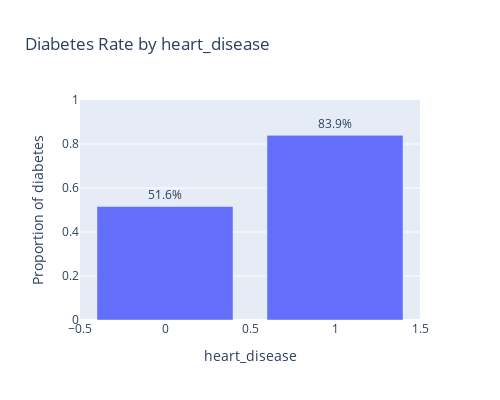
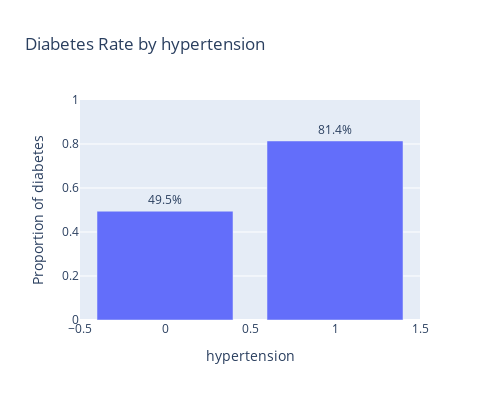

Write notebook code for charts like these, in order.
### Markdown cell above
* Visualising the binary numeric variables hypertension, heart_disease against the target variable diabetes using count plots to visualize their distributions across the two classes of the target variable.

    <!-- -  From the plots we can see that:
        - Hypertension: A higher proportion of individuals with diabetes have hypertension compared to those without diabetes. This suggests a potential association between diabetes and hypertension.
        - Heart Disease: Similarly, a higher proportion of individuals with diabetes have heart disease compared to those without diabetes. This indicates a potential link between diabetes and heart disease. -->

### Code cell
# inspecting the heart disease and hypertension columns against the target variable diabetes as proportions

binary_cols = ['heart_disease', 'hypertension'] 
target_col = 'diabetes' 

for col in binary_cols:
    df_prop = df.groupby(col)[target_col].mean().reset_index()

    # Convert mean (e.g. 0.4) to percentage (e.g. 40)
    df_prop['percentage'] = (df_prop[target_col] * 100).round(1)

    
    fig = px.bar(df_prop, x=col, y=target_col,
                 text='percentage',title=f'Diabetes Rate by {col}',
                 labels={target_col: 'Proportion of diabetes', col: col})
    
    fig.update_layout(width=500, height=400,yaxis=dict(range=[0, 1]))     

    # Position text above the bars
    fig.update_traces(texttemplate='%{text}%', textposition='outside')
    fig.show()

### Figure 1 — Plotly figure (JSON) as saved in the notebook; plotly's stock layout.template omitted (floating-point values rounded to 4 significant figures)
{"data": [{"alignmentgroup": "True", "hovertemplate": "heart_disease=%{x}<br>Proportion of diabetes=%{y}<br>percentage=%{text}<extra></extra>", "legendgroup": "", "marker": {"color": "#636efa", "pattern": {"shape": ""}}, "name": "", "offsetgroup": "", "orientation": "v", "showlegend": false, "text": [51.6, 83.9], "textposition": "outside", "texttemplate": "%{text}%", "type": "bar", "x": [0, 1], "xaxis": "x", "y": [0.5161, 0.8393], "yaxis": "y"}], "layout": {"barmode": "relative", "height": 400, "legend": {"tracegroupgap": 0}, "title": {"text": "Diabetes Rate by heart_disease"}, "width": 500, "xaxis": {"anchor": "y", "domain": [0, 1], "title": {"text": "heart_disease"}}, "yaxis": {"anchor": "x", "domain": [0, 1], "range": [0, 1], "title": {"text": "Proportion of diabetes"}}}}

### Figure 2 — Plotly figure (JSON) as saved in the notebook; plotly's stock layout.template omitted (floating-point values rounded to 4 significant figures)
{"data": [{"alignmentgroup": "True", "hovertemplate": "hypertension=%{x}<br>Proportion of diabetes=%{y}<br>percentage=%{text}<extra></extra>", "legendgroup": "", "marker": {"color": "#636efa", "pattern": {"shape": ""}}, "name": "", "offsetgroup": "", "orientation": "v", "showlegend": false, "text": [49.5, 81.4], "textposition": "outside", "texttemplate": "%{text}%", "type": "bar", "x": [0, 1], "xaxis": "x", "y": [0.4945, 0.8137], "yaxis": "y"}], "layout": {"barmode": "relative", "height": 400, "legend": {"tracegroupgap": 0}, "title": {"text": "Diabetes Rate by hypertension"}, "width": 500, "xaxis": {"anchor": "y", "domain": [0, 1], "title": {"text": "hypertension"}}, "yaxis": {"anchor": "x", "domain": [0, 1], "range": [0, 1], "title": {"text": "Proportion of diabetes"}}}}
